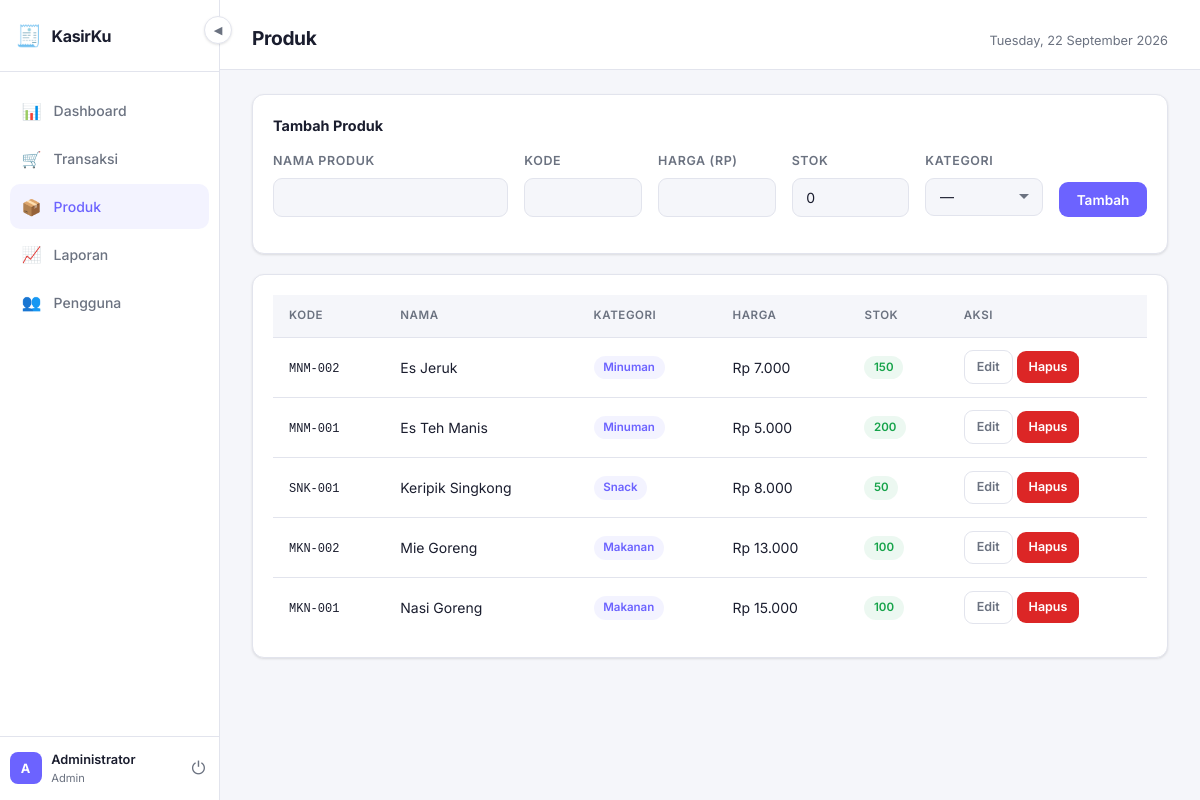
/pages/produk.php (signed in), run on the app's committed database.
### tables this page shows
CREATE TABLE produk (
    id INT AUTO_INCREMENT PRIMARY KEY,
    kategori_id INT,
    kode VARCHAR(50) UNIQUE,
    nama VARCHAR(150) NOT NULL,
    harga DECIMAL(15,2) NOT NULL DEFAULT 0,
    stok INT NOT NULL DEFAULT 0,
    satuan VARCHAR(30) DEFAULT 'pcs',
    created_at TIMESTAMP DEFAULT CURRENT_TIMESTAMP,
    FOREIGN KEY (kategori_id) REFERENCES kategori(id) ON DELETE SET NULL
);

CREATE TABLE kategori (
    id INT AUTO_INCREMENT PRIMARY KEY,
    nama VARCHAR(100) NOT NULL,
    created_at TIMESTAMP DEFAULT CURRENT_TIMESTAMP
);

### config/db.php (called while the page is built, shortened)
<?php
function rupiah($angka) {
    return 'Rp ' . number_format($angka, 0, ',', '.');
}
function clean($str) {
    return htmlspecialchars(strip_tags(trim($str)));
}

### models/ProdukModel.php (called while the page is built, shortened)
<?php
function getAllProduk($pdo) {
    return $pdo->query("
        SELECT p.*, k.nama as kat
        FROM produk p
        LEFT JOIN kategori k ON p.kategori_id = k.id
        ORDER BY p.nama
    ")->fetchAll();
}

### pages/produk.php (the view, shortened to what this page needs)
<?php
$base_url = '../';
$page_title = 'Produk';
require_once '../config/db.php';
require_once '../models/ProdukModel.php';
require_once '../includes/header.php';
$edit     = isset($_GET['edit']) ? getProdukById($pdo, intval($_GET['edit'])) : null;
$produk   = getAllProduk($pdo);
?>
<div class="card" style="margin-bottom:1.25rem">
    <strong style="display:block;margin-bottom:1rem"><?= $edit ? 'Edit Produk' : 'Tambah Produk' ?></strong>
    <form method="POST">
        <div class="form-row" style="grid-template-columns:2fr 1fr 1fr 1fr 1fr auto">
            <div class="form-group">
                <label class="form-label">Nama Produk</label>
                <input class="form-control" name="nama" required value="<?= clean($edit['nama'] ?? '') ?>">
            </div>
            <div class="form-group">
                <label class="form-label">Kode</label>
                <input class="form-control" name="kode" value="<?= clean($edit['kode'] ?? '') ?>">
            </div>
            <div class="form-group">
                <label class="form-label">Harga (Rp)</label>
                <input class="form-control" name="harga" type="number" required value="<?= $edit['harga'] ?? '' ?>">
            </div>
            <div class="form-group">
                <label class="form-label">Stok</label>
                <input class="form-control" name="stok" type="number" value="<?= $edit['stok'] ?? 0 ?>">
            </div>
            <div class="form-group">
                <label class="form-label">Kategori</label>
                <select class="form-control" name="kategori_id">
                    <option value="">—</option>
                </select>
            </div>
            <div class="form-group" style="justify-content:flex-end">
                <label class="form-label">&nbsp;</label>
                <button class="btn btn-primary"><?= $edit ? 'Simpan' : 'Tambah' ?></button>
            </div>
        </div>
    </form>
</div>
<div class="card">
    <div class="table-wrap">
        <table>
            <thead><tr><th>Kode</th><th>Nama</th><th>Kategori</th><th>Harga</th><th>Stok</th><th>Aksi</th></tr></thead>
            <tbody>
            <?php foreach ($produk as $p): ?>
            <tr>
                <td><code style="font-size:.75rem"><?= clean($p['kode']) ?></code></td>
                <td><?= clean($p['nama']) ?></td>
                <td><span class="badge badge-purple"><?= clean($p['kat'] ?? '—') ?></span></td>
                <td><?= rupiah($p['harga']) ?></td>
                <td><span class="badge <?= $p['stok'] <= 5 ? 'badge-red' : 'badge-green' ?>"><?= $p['stok'] ?></span></td>
                <td>
                    <a href="?edit=<?= $p['id'] ?>" class="btn btn-ghost btn-sm">Edit</a>
                    <a href="?hapus=<?= $p['id'] ?>" class="btn btn-danger btn-sm"
                       onclick="return confirm('Hapus produk ini?')">Hapus</a>
                </td>
            </tr>
            <?php endforeach; ?>
            </tbody>
        </table>
    </div>
</div>
<?php require_once '../includes/footer.php'; ?>

### includes/header.php (shortened to what this page needs)
<?php
$current_page = basename($_SERVER['PHP_SELF'], '.php');
$role = $_SESSION['user_role'];
?>
<!DOCTYPE html>
<html lang="id">
<head>
    <link rel="stylesheet" href="<?= $base_url ?>assets/style.css">
</head>
<body>
<div class="app-layout">
    <aside class="sidebar" id="sidebar">
        <div class="sidebar-brand">
            <span class="brand-icon">🧾</span>
            <span class="brand-name">KasirKu</span>
        </div>
        <nav class="sidebar-nav">
            <a href="<?= $base_url ?>pages/dashboard.php"
               class="nav-item <?= $current_page === 'dashboard' ? 'active' : '' ?>">
                <span class="nav-icon">📊</span>
                <span class="nav-label">Dashboard</span>
            </a>
            <a href="<?= $base_url ?>pages/transaksi.php"
               class="nav-item <?= $current_page === 'transaksi' ? 'active' : '' ?>">
                <span class="nav-icon">🛒</span>
                <span class="nav-label">Transaksi</span>
            </a>
            <?php if ($role === 'admin'): ?>
            <a href="<?= $base_url ?>pages/produk.php"
               class="nav-item <?= $current_page === 'produk' ? 'active' : '' ?>">
                <span class="nav-icon">📦</span>
                <span class="nav-label">Produk</span>
            </a>
            <a href="<?= $base_url ?>pages/laporan.php"
               class="nav-item <?= $current_page === 'laporan' ? 'active' : '' ?>">
                <span class="nav-icon">📈</span>
                <span class="nav-label">Laporan</span>
            </a>
            <a href="<?= $base_url ?>pages/pengguna.php"
               class="nav-item <?= $current_page === 'pengguna' ? 'active' : '' ?>">
                <span class="nav-icon">👥</span>
                <span class="nav-label">Pengguna</span>
            </a>
            <?php endif; ?>
        </nav>
        <div class="sidebar-footer">
            <div class="user-info">
                <div class="user-avatar"><?= strtoupper(substr($_SESSION['user_nama'], 0, 1)) ?></div>
                <div class="user-texts">
                    <div class="user-name"><?= clean($_SESSION['user_nama']) ?></div>
                    <div class="user-role"><?= ucfirst($role) ?></div>
                </div>
            </div>
            <a href="<?= $base_url ?>auth/logout.php" class="btn-logout" title="Keluar">⏻</a>
        </div>
    </aside>
    <button class="sidebar-toggle" id="sidebarToggle" onclick="toggleSidebar()">◀</button>
    <main class="main-content" id="mainContent">
        <div class="page-header">
            <h1 class="page-title"><?= $page_title ?? '' ?></h1>
            <div class="page-meta"><?= date('l, d F Y') ?></div>
        </div>
        <div class="page-body">

### includes/footer.php
        </div>
    </main>
</div>
</body>
</html>

### data on the page
produk: kode "MNM-002", nama "Es Jeruk", kategori.nama "Minuman", harga "Rp 7.000", stok "150"
produk: kode "MNM-001", nama "Es Teh Manis", kategori.nama "Minuman", harga "Rp 5.000", stok "200"
produk: kode "SNK-001", nama "Keripik Singkong", kategori.nama "Snack", harga "Rp 8.000", stok "50"
produk: kode "MKN-002", nama "Mie Goreng", kategori.nama "Makanan", harga "Rp 13.000", stok "100"
produk: kode "MKN-001", nama "Nasi Goreng", kategori.nama "Makanan", harga "Rp 15.000", stok "100"

### other printed values
substr($_SESSION['user_nama'], 0, 1) "A"
$_SESSION['user_nama'] "Administrator"
$role "Admin"
$page_title "Produk"
